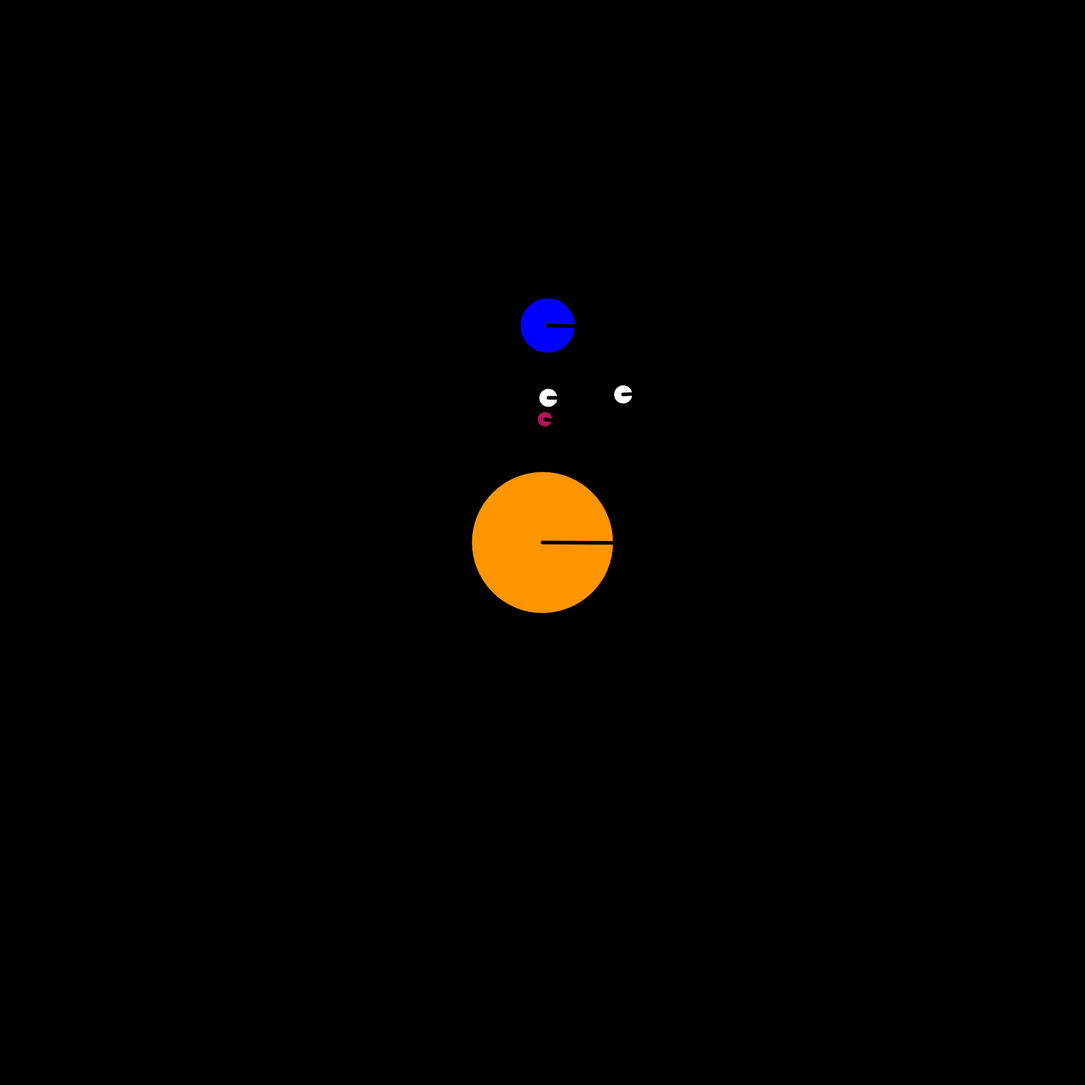
Frame 1 (no input)
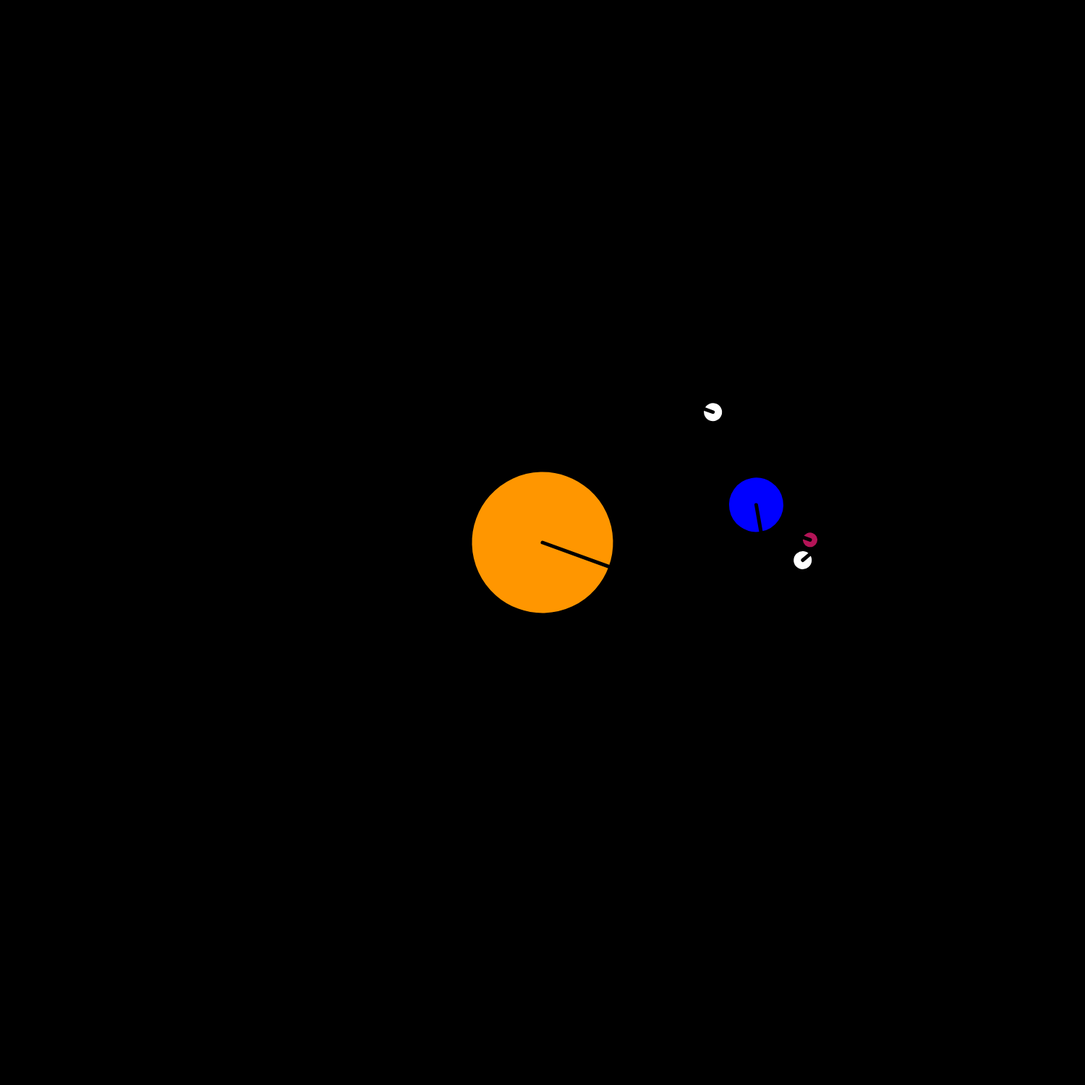
Frame 60 (no input)
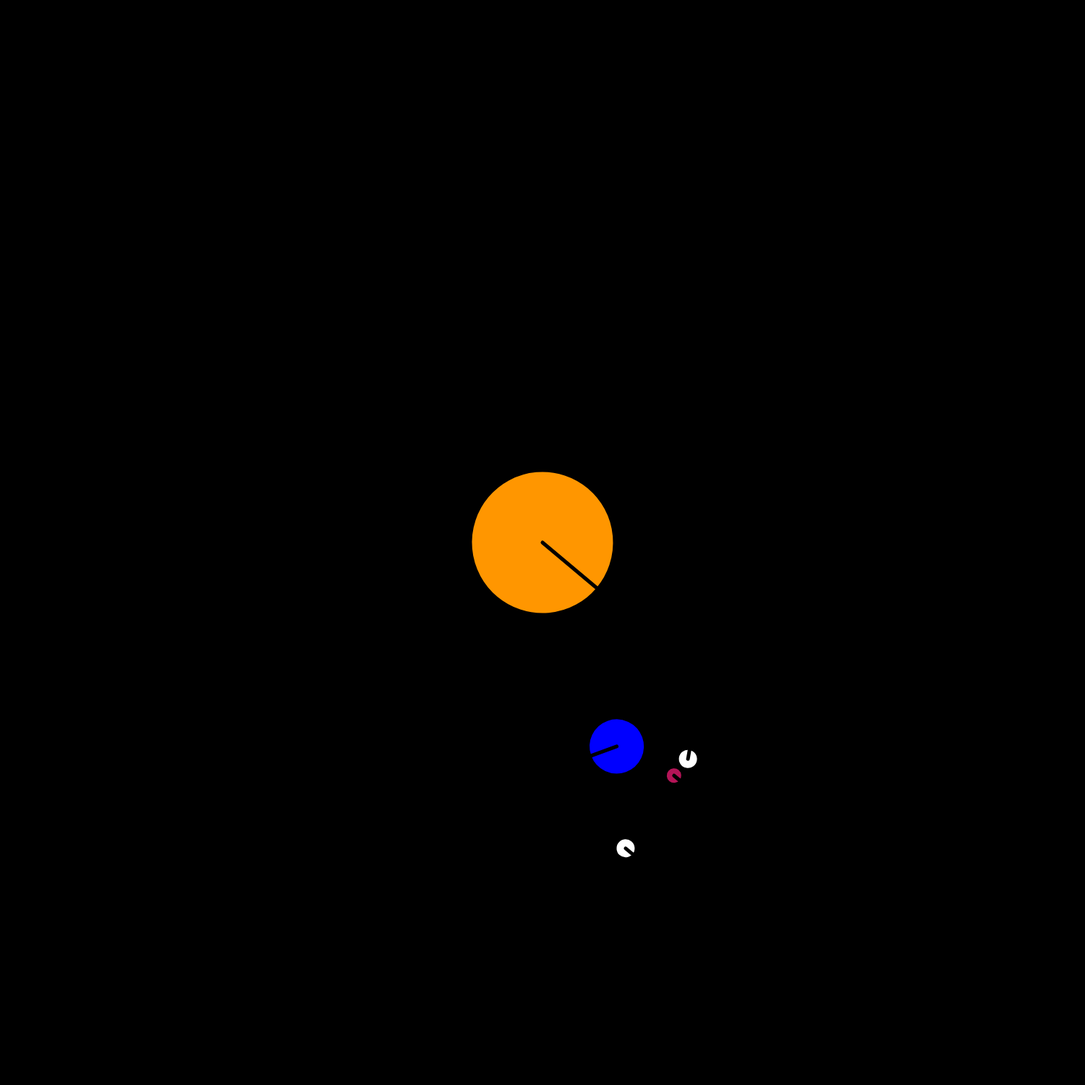
Frame 120 (the mouse pressed at the canvas centre since frame 60)

The p5.js sketch that drew these frames (run headless with seeded random() and noise() and a simulated clock; from frame 60 on, the mouse is pressed at the canvas centre):

// p5.js sketch
// ── sketch.js
/*
Step 1:  Create an earth of color blue and size 80. Move it to orbit 300 pixels. Hint: You should only use transformations to achieve this. 

Step 2: Rotate the earth around the sun at velocity "speed". Make sure you use the radians() function inside the rotate() call.

Step 3: Make the earth spin around its axis at velocity "speed" too. You should now have an earth that rotates around its axis and around the sun.

Step 4: Add a moon of color white and size 30 to the earth at an orbit of 100 pixels. Make the moon rotate at velocity -speed*2 so it spins the opposite way to the way the earth rotates. Make sure that your moon, while spinning around the earth, always shows the same side to earthlings (ie earthlings should not be able to see the so-called 'dark side of the moon').

Step 5: Make the sun spin around its axis, as it really does, at a slow speed/3.

Step 6: Extend the sketch by adding one more celestial body by implementing one of the ideas for further development. 

Step 7: Submit the file to the 'Staff Graded Assignment: Mid-term assignment submissions' located in the end of week 10.  

Ideas for further development:
  What if the moon had an asteroid that was stuck in orbit around the moon? Can you add a smaller celestial body that is rotating around the moon.

Pretend that earth, like Mars, has two moons. Can you add another different sized moon that rotates around the earth at a different speed with a different distance from the earth? This moon should also only show the one side to the earth.      

*/ 


var speed;

function setup() {
    createCanvas(1500, 1500);
}

function draw() {
    background(0);
    speed = frameCount;

    push();
    translate(width/2, height/2);
    // SUN
    var sunSpeed = speed/3;
    rotate(radians(sunSpeed%360));
    celestialObj(color(255,150,0), 200); 
        // EARTH
        push();
        rotate(radians(speed%360));
        translate(0,-300);
        celestialObj(color(0,0,255), 80); 
            // MOON 1
            push();
            var moonSpeed = -speed*2;
            rotate(radians(moonSpeed%360));
            translate(0,100);        
            celestialObj(color(255,255,255), 30); 
                // Asteroid
                push();
                var asteroidSpeed = 10*speed;
                rotate(radians(asteroidSpeed%360));
                translate(0,30);        
                celestialObj(color(180,20,87), 25); 
                pop();                                
            pop();  
            
            // Extension: MOON 2
            push();
            var moonSpeed = -speed*4;
            rotate(radians(moonSpeed%360));
            translate(100,100);        
            celestialObj(color(255,255,255), 30);                   
            pop();  
                        
        pop();
    pop();

}

function celestialObj(c, size){
    strokeWeight(5);
    fill(c);
    stroke(0);
    ellipse(0, 0, size, size);
    line(0, 0, size/2, 0);
}
